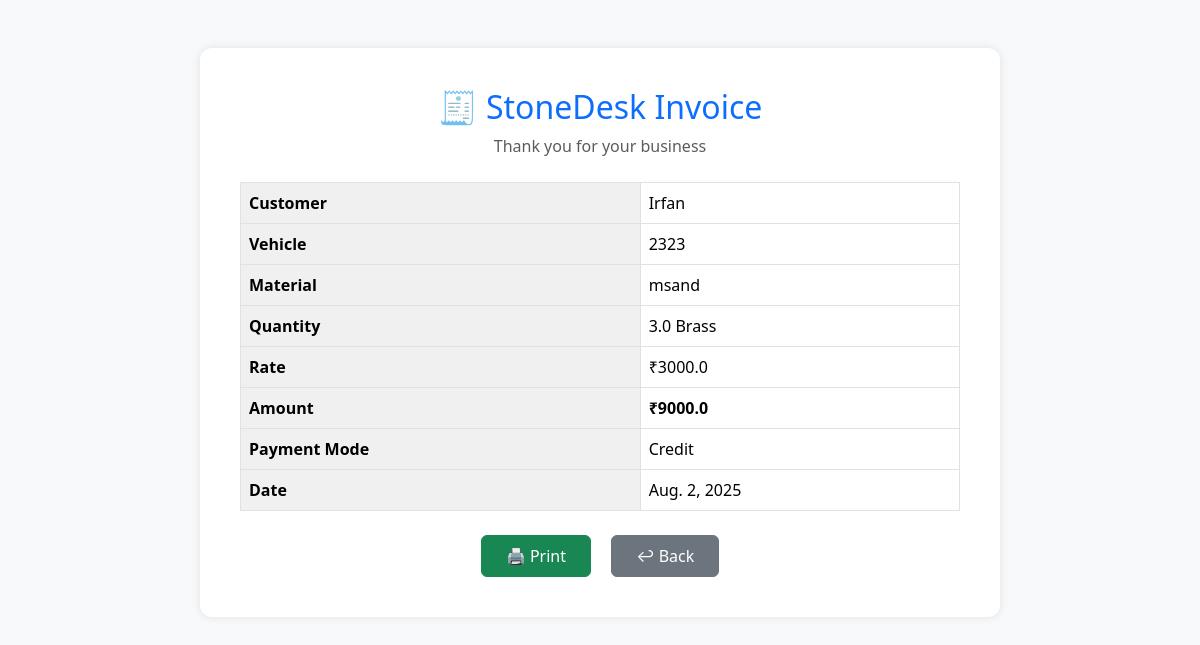
Screenshot of /print/1/ with the database file from the repository.
### sales/models.py (models this page shows, shortened)
class Sale(models.Model):
    PAYMENT_CHOICES = [
        ("Cash", "Cash"),
        ("Credit", "Credit"),
        ("UPI", "UPI"),
        ("Bank", "Bank"),
    ]
    UNIT_CHOICES = [("Brass", "Brass"),("Ton", "Ton"), ("Cubic Meter", "Cubic Meter")]
    customer = models.ForeignKey(Customer, on_delete=models.CASCADE)
    vehicle = models.CharField(max_length=100)
    material = models.CharField(max_length=100)
    qty = models.FloatField()
    rate = models.FloatField()
    amount = models.FloatField()
    unit = models.CharField(max_length=20, choices=UNIT_CHOICES)
    payment_mode = models.CharField(max_length=20, choices=PAYMENT_CHOICES)
    date = models.DateField()

### customer/models.py (models this page shows)
class Customer(models.Model):
    name = models.CharField(max_length=100, unique=True)
    contact = models.CharField(max_length=100, blank=True)
    address = models.TextField(blank=True)
    opening_balance = models.FloatField(default=0)
    def __str__(self):
        return self.name

### sales/views.py (the view)
# urls.py: path('print/<int:pk>/', print_invoice, name='print_invoice'),
def print_invoice(request, pk):
    sale = get_object_or_404(Sale, pk=pk)
    return render(request, 'print.html', {'sale': sale})

### sales/templates/print.html (shortened to what this page needs)
<!DOCTYPE html>
<html lang="en">
<head>
    <link href="https://cdn.jsdelivr.net/npm/bootstrap@5.3.2/dist/css/bootstrap.min.css" rel="stylesheet">
</head>
<body>
<div class="invoice-box mt-5">
    <div class="text-center mb-4">
        <h2 class="text-primary">🧾 StoneDesk Invoice</h2>
        <p class="text-muted">Thank you for your business</p>
    </div>
    <table class="table table-bordered">
        <tbody>
            <tr>
                <th>Customer</th>
                <td>{{ sale.customer }}</td>
            </tr>
            <tr>
                <th>Vehicle</th>
                <td>{{ sale.vehicle }}</td>
            </tr>
            <tr>
                <th>Material</th>
                <td>{{ sale.material }}</td>
            </tr>
            <tr>
                <th>Quantity</th>
                <td>{{ sale.qty }} {{ sale.unit }}</td>
            </tr>
            <tr>
                <th>Rate</th>
                <td>₹{{ sale.rate }}</td>
            </tr>
            <tr>
                <th>Amount</th>
                <td><strong>₹{{ sale.amount }}</strong></td>
            </tr>
            <tr>
                <th>Payment Mode</th>
                <td>{{ sale.payment_mode }}</td>
            </tr>
            <tr>
                <th>Date</th>
                <td>{{ sale.date }}</td>
            </tr>
        </tbody>
    </table>
    <div class="text-center mt-4 no-print">
        <button onclick="window.print()" class="btn btn-success px-4 py-2 me-3">🖨️ Print</button>
        <a href="{% url 'sales_dashboard' %}" class="btn btn-secondary px-4 py-2">↩ Back</a>
    </div>
</div>
</body>
</html>

### sales/templates/print.html (style rules this page uses)
body { background-color: #f8f9fa; }
.invoice-box { max-width: 800px; margin: auto; padding: 40px; background: white; border-radius: 12px; box-shadow: 0 0 10px rgba(0, 0, 0, 0.1); }
.table th { background-color: #f0f0f0; }

### rows the page displays
Sale: customer "Irfan", vehicle "2323", material "msand", qty "3.0", unit "Brass", rate "3000.0", amount "9000.0", payment_mode "Credit", date "Aug. 2, 2025"
